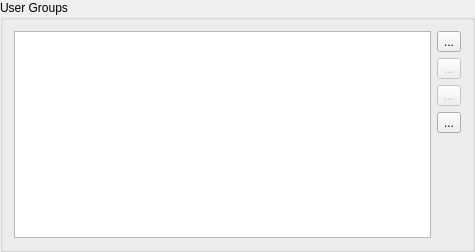
<?xml version="1.0" encoding="UTF-8"?>
<ui version="4.0">
 <class>UserGroupsBox</class>
 <widget class="QGroupBox" name="UserGroupsBox">
  <property name="geometry">
   <rect>
    <x>0</x>
    <y>0</y>
    <width>475</width>
    <height>252</height>
   </rect>
  </property>
  <property name="windowTitle">
   <string>UserGroups</string>
  </property>
  <property name="title">
   <string>User Groups</string>
  </property>
  <layout class="QHBoxLayout" name="horizontalLayout">
   <item>
    <widget class="QListWidget" name="lstGroups"/>
   </item>
   <item>
    <layout class="QVBoxLayout" name="verticalLayout">
     <item>
      <widget class="QToolButton" name="btnAdd">
       <property name="text">
        <string>...</string>
       </property>
       <property name="iconSize">
        <size>
         <width>16</width>
         <height>16</height>
        </size>
       </property>
       <property name="popupMode">
        <enum>QToolButton::DelayedPopup</enum>
       </property>
       <property name="toolButtonStyle">
        <enum>Qt::ToolButtonIconOnly</enum>
       </property>
      </widget>
     </item>
     <item>
      <widget class="QToolButton" name="btnEdit">
       <property name="enabled">
        <bool>false</bool>
       </property>
       <property name="text">
        <string>...</string>
       </property>
      </widget>
     </item>
     <item>
      <widget class="QToolButton" name="btnDelete">
       <property name="enabled">
        <bool>false</bool>
       </property>
       <property name="text">
        <string>...</string>
       </property>
      </widget>
     </item>
     <item>
      <widget class="QToolButton" name="btnCopy">
       <property name="text">
        <string>...</string>
       </property>
      </widget>
     </item>
     <item>
      <spacer name="verticalSpacer">
       <property name="orientation">
        <enum>Qt::Vertical</enum>
       </property>
       <property name="sizeHint" stdset="0">
        <size>
         <width>20</width>
         <height>40</height>
        </size>
       </property>
      </spacer>
     </item>
    </layout>
   </item>
  </layout>
 </widget>
 <resources/>
 <connections/>
</ui>
